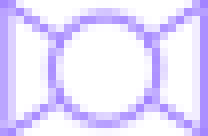
#> input picture symbols/1Ball_Valve.png, 26 x 17 px (shown 8 times larger); its folder holds only this picture in this run
$ python gen_data.py
#> lines starting #> are read from the running program, lines starting #| are printed output that depends on the picture
#> `canvas = Image.new("RGB", IMG_SIZE, (255, 255, 255))`: canvas: PIL image 800x800 RGB; every value is 255
import os
import random
from PIL import Image, ImageDraw, ImageFont
import math

# --- 設定區 ---
SYMBOL_DIR = "symbols"
OUTPUT_DIR = "synth_dataset"
NUM_IMAGES = 1000
IMG_SIZE = (800, 800)


os.makedirs(OUTPUT_DIR, exist_ok=True)


symbol_files = sorted([f for f in os.listdir(SYMBOL_DIR) if f.endswith('.png')])
class_map = {name: i for i, name in enumerate(symbol_files)}

# ==========================================
# 輔助函數：畫隨機干擾背景 (Noise)
# ==========================================
def draw_background_noise(draw, width, height):
#> called with width = 800, height = 800
    for _ in range(random.randint(15, 30)):
        x1, y1 = random.randint(0, width), random.randint(0, height)
        length = random.randint(50, 300)
        angle_deg = random.choice([0, 30, 90, 150, 210, 270, 330])
        angle_rad = math.radians(angle_deg)
        x2 = int(x1 + length * math.cos(angle_rad))
        y2 = int(y1 + length * math.sin(angle_rad))

        color = random.choice([(255, 165, 0), (150, 150, 150), (100, 200, 255)])
        thickness = random.randint(1, 3)
        draw.line([(x1, y1), (x2, y2)], fill=color, width=thickness)


    if random.random() > 0.5:
        grid_start_y = random.randint(100, height - 200)
        grid_start_x = random.randint(100, width - 200)
        for i in range(random.randint(3, 8)):
            draw.line([(grid_start_x, grid_start_y + i*20), (grid_start_x + 200, grid_start_y + i*20)], fill=(200, 200, 200), width=1)
            draw.line([(grid_start_x + i*40, grid_start_y), (grid_start_x + i*40, grid_start_y + 150)], fill=(200, 200, 200), width=1)

    font = ImageFont.load_default()
    for _ in range(random.randint(10, 20)):
        x, y = random.randint(0, width), random.randint(0, height)
        text = random.choice(["FL+4350", "D.V", "C.V", "1/2\" PN2 Tube", "3185mm", "QTY: 5"])
        draw.text((x, y), text, fill=random.choice([(0,0,0), (50,50,50)]), font=font)


# ==========================================
# 主生成迴圈
# ==========================================
for img_idx in range(NUM_IMAGES):
    canvas = Image.new("RGB", IMG_SIZE, (255, 255, 255))
    draw = ImageDraw.Draw(canvas)


    draw_background_noise(draw, IMG_SIZE[0], IMG_SIZE[1])

    labels = []
    canvas_rgba = canvas.convert("RGBA")
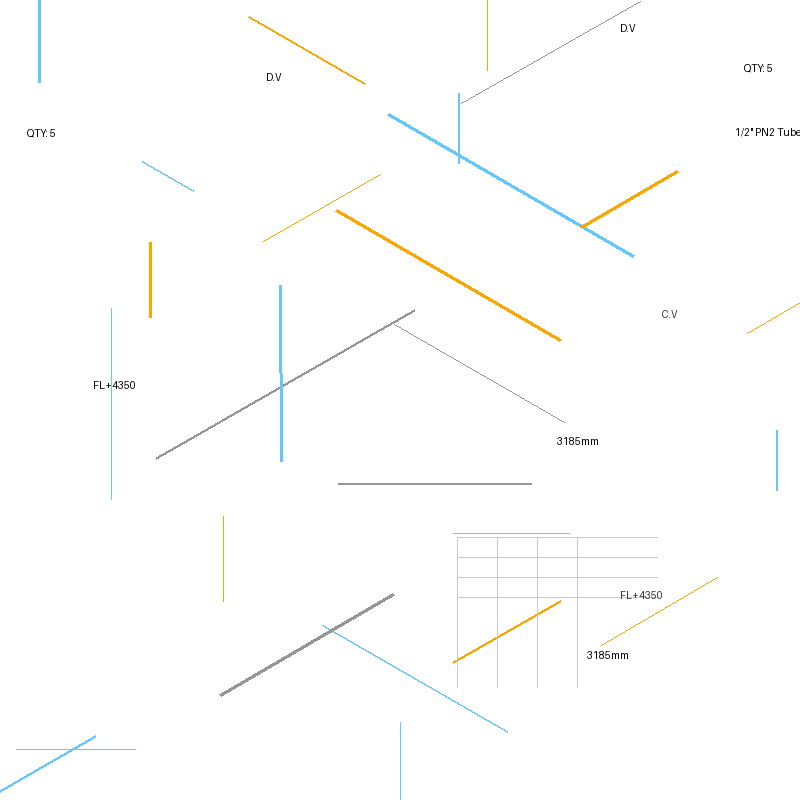
#> canvas_rgba: PIL image 800x800 RGBA; mean R, G, B, A 253.5, 253.7, 253.3, 255

    for _ in range(random.randint(10, 25)):
        s_name = random.choice(symbol_files)
        s_img = Image.open(os.path.join(SYMBOL_DIR, s_name)).convert("RGBA")
#> s_img is the input picture: PIL image 26x17 RGBA; mean R, G, B, A 230.7, 222.5, 255, 255

        angle = random.choice([0, 30, 90, 150, 180, 210, 270, 330])
        s_img = s_img.rotate(angle, expand=True)
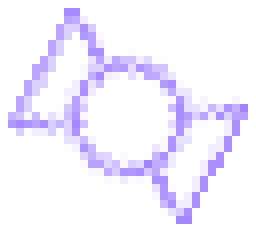
#> s_img: PIL image 32x29 RGBA (shown 8 times larger); mean R, G, B, A 109.9, 106, 121.5, 121.5; transparent parts drawn white

        scale = random.uniform(0.4, 0.9)
        new_size = (int(s_img.width * scale), int(s_img.height * scale))
#> new_size = (13, 12)

        if new_size[0] == 0 or new_size[1] == 0: continue

        s_img = s_img.resize(new_size, Image.Resampling.LANCZOS)

        x = random.randint(0, IMG_SIZE[0] - s_img.width)
#> x = 103
        y = random.randint(0, IMG_SIZE[1] - s_img.height)
#> y = 716

        canvas_rgba.paste(s_img, (x, y), s_img)

        x_center = (x + s_img.width / 2) / IMG_SIZE[0]
#> x_center = 0.137
        y_center = (y + s_img.height / 2) / IMG_SIZE[1]
#> y_center = 0.902
        w_norm = s_img.width / IMG_SIZE[0]
#> w_norm = 0.0163
        h_norm = s_img.height / IMG_SIZE[1]
#> h_norm = 0.015

        x_center = max(0.0, min(1.0, x_center))
        y_center = max(0.0, min(1.0, y_center))
        w_norm = max(0.0, min(1.0, w_norm))
        h_norm = max(0.0, min(1.0, h_norm))

        labels.append(f"{class_map[s_name]} {x_center:.6f} {y_center:.6f} {w_norm:.6f} {h_norm:.6f}")

    final_image = canvas_rgba.convert("RGB")

    final_image = final_image.convert("L").convert("RGB")

    # 儲存結果
    base_name = f"synth_{img_idx:04d}"
    final_image.save(os.path.join(OUTPUT_DIR, f"{base_name}.jpg"))
    with open(os.path.join(OUTPUT_DIR, f"{base_name}.txt"), "w") as f:
        f.write("\n".join(labels))

print(f"完成！請到 {OUTPUT_DIR} 資料夾查看資料。")
